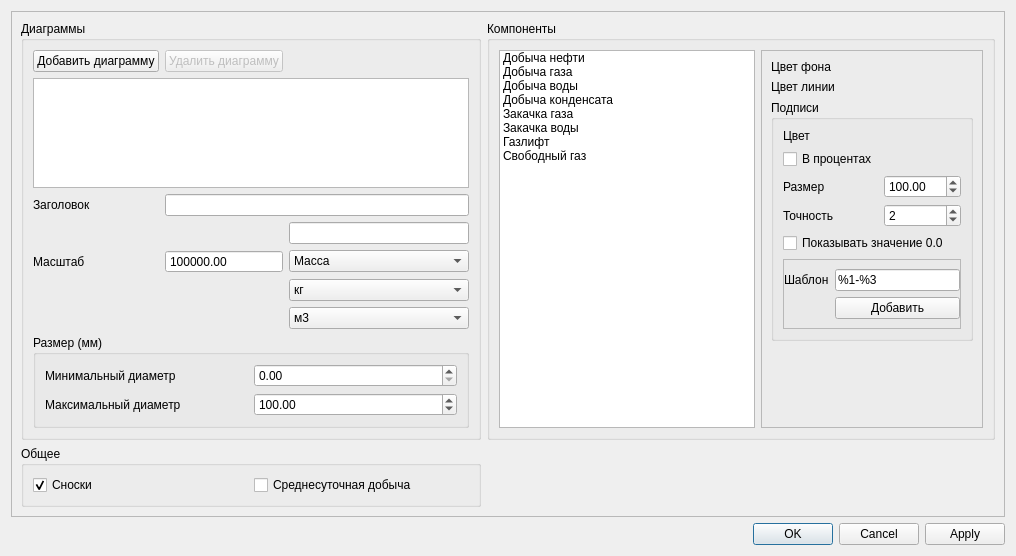
<?xml version="1.0" encoding="UTF-8"?>
<ui version="4.0">
 <class>Dialog</class>
 <widget class="QDialog" name="Dialog">
  <property name="geometry">
   <rect>
    <x>0</x>
    <y>0</y>
    <width>1016</width>
    <height>556</height>
   </rect>
  </property>
  <property name="windowTitle">
   <string>Настройка диаграмм</string>
  </property>
  <property name="locale">
   <locale language="C" country="AnyCountry"/>
  </property>
  <layout class="QGridLayout" name="gridLayout" rowstretch="1,0,0,0" columnstretch="0,1">
   <item row="3" column="0" colspan="2">
    <widget class="QDialogButtonBox" name="buttonBox">
     <property name="orientation">
      <enum>Qt::Horizontal</enum>
     </property>
     <property name="standardButtons">
      <set>QDialogButtonBox::Apply|QDialogButtonBox::Cancel|QDialogButtonBox::Ok</set>
     </property>
    </widget>
   </item>
   <item row="0" column="0" rowspan="2" colspan="2">
    <widget class="QScrollArea" name="scrollArea">
     <property name="widgetResizable">
      <bool>true</bool>
     </property>
     <widget class="QWidget" name="scrollAreaWidgetContents">
      <property name="geometry">
       <rect>
        <x>0</x>
        <y>0</y>
        <width>996</width>
        <height>503</height>
       </rect>
      </property>
      <layout class="QGridLayout" name="gridLayout_5">
       <item row="0" column="0">
        <widget class="QGroupBox" name="groupBox">
         <property name="title">
          <string>Диаграммы</string>
         </property>
         <layout class="QGridLayout" name="gridLayout_2">
          <item row="7" column="0" colspan="3">
           <widget class="QGroupBox" name="groupBox_3">
            <property name="title">
             <string>Размер (мм)</string>
            </property>
            <layout class="QGridLayout" name="gridLayout_4">
             <item row="0" column="0">
              <widget class="QLabel" name="label_4">
               <property name="text">
                <string>Минимальный диаметр</string>
               </property>
              </widget>
             </item>
             <item row="1" column="0">
              <widget class="QLabel" name="label_5">
               <property name="text">
                <string>Максимальный диаметр</string>
               </property>
              </widget>
             </item>
             <item row="0" column="1">
              <widget class="QDoubleSpinBox" name="minDiagrammSize">
               <property name="decimals">
                <number>2</number>
               </property>
               <property name="maximum">
                <double>999999.000000000000000</double>
               </property>
               <property name="singleStep">
                <double>1.000000000000000</double>
               </property>
              </widget>
             </item>
             <item row="1" column="1">
              <widget class="QDoubleSpinBox" name="maxDiagrammSize">
               <property name="decimals">
                <number>2</number>
               </property>
               <property name="maximum">
                <double>999999999.000000000000000</double>
               </property>
               <property name="singleStep">
                <double>1.000000000000000</double>
               </property>
               <property name="value">
                <double>100.000000000000000</double>
               </property>
              </widget>
             </item>
            </layout>
           </widget>
          </item>
          <item row="2" column="0">
           <widget class="QLabel" name="label_2">
            <property name="text">
             <string>Заголовок</string>
            </property>
           </widget>
          </item>
          <item row="2" column="1" colspan="2">
           <widget class="QLineEdit" name="titleEdit"/>
          </item>
          <item row="1" column="0" colspan="3">
           <widget class="QListWidget" name="mDiagrammsListWidget"/>
          </item>
          <item row="8" column="0">
           <spacer name="verticalSpacer">
            <property name="orientation">
             <enum>Qt::Vertical</enum>
            </property>
            <property name="sizeHint" stdset="0">
             <size>
              <width>20</width>
              <height>40</height>
             </size>
            </property>
           </spacer>
          </item>
          <item row="4" column="1">
           <widget class="QDoubleSpinBox" name="scaleEdit">
            <property name="buttonSymbols">
             <enum>QAbstractSpinBox::NoButtons</enum>
            </property>
            <property name="maximum">
             <double>999999999.000000000000000</double>
            </property>
            <property name="value">
             <double>300000.000000000000000</double>
            </property>
           </widget>
          </item>
          <item row="4" column="0">
           <widget class="QLabel" name="label">
            <property name="text">
             <string>Масштаб</string>
            </property>
           </widget>
          </item>
          <item row="4" column="2">
           <widget class="QComboBox" name="scaleUnitsType">
            <item>
             <property name="text">
              <string>Масса</string>
             </property>
            </item>
            <item>
             <property name="text">
              <string>Объем</string>
             </property>
            </item>
           </widget>
          </item>
          <item row="5" column="2">
           <widget class="QComboBox" name="scaleUnitsMass">
            <item>
             <property name="text">
              <string>кг</string>
             </property>
            </item>
            <item>
             <property name="text">
              <string>г</string>
             </property>
            </item>
            <item>
             <property name="text">
              <string>тонн</string>
             </property>
            </item>
            <item>
             <property name="text">
              <string>тыс. тонн</string>
             </property>
            </item>
            <item>
             <property name="text">
              <string>UK ton (short)</string>
             </property>
            </item>
            <item>
             <property name="text">
              <string>UK ton (long)</string>
             </property>
            </item>
           </widget>
          </item>
          <item row="6" column="2">
           <widget class="QComboBox" name="scaleUnitsVolume">
            <item>
             <property name="text">
              <string>м3</string>
             </property>
            </item>
            <item>
             <property name="text">
              <string>дм3</string>
             </property>
            </item>
            <item>
             <property name="text">
              <string>см3</string>
             </property>
            </item>
            <item>
             <property name="text">
              <string>км3</string>
             </property>
            </item>
           </widget>
          </item>
          <item row="3" column="2">
           <widget class="QLineEdit" name="titleUnitsEdit"/>
          </item>
          <item row="0" column="0">
           <widget class="QPushButton" name="mAddDiagramm">
            <property name="text">
             <string>Добавить диаграмму</string>
            </property>
           </widget>
          </item>
          <item row="0" column="1">
           <widget class="QPushButton" name="mDeleteDiagramm">
            <property name="enabled">
             <bool>false</bool>
            </property>
            <property name="text">
             <string>Удалить диаграмму</string>
            </property>
           </widget>
          </item>
         </layout>
        </widget>
       </item>
       <item row="1" column="0">
        <widget class="QGroupBox" name="groupBox_5">
         <property name="title">
          <string>Общее</string>
         </property>
         <layout class="QGridLayout" name="gridLayout_8">
          <item row="1" column="0">
           <widget class="QCheckBox" name="showLineouts">
            <property name="text">
             <string>Сноски</string>
            </property>
            <property name="checked">
             <bool>true</bool>
            </property>
           </widget>
          </item>
          <item row="1" column="1">
           <widget class="QCheckBox" name="dailyProduction">
            <property name="text">
             <string>Среднесуточная добыча</string>
            </property>
           </widget>
          </item>
         </layout>
        </widget>
       </item>
       <item row="0" column="1">
        <widget class="QGroupBox" name="groupBox_2">
         <property name="title">
          <string>Компоненты</string>
         </property>
         <layout class="QGridLayout" name="gridLayout_3">
          <item row="0" column="0">
           <widget class="QListWidget" name="componentsList">
            <property name="selectionBehavior">
             <enum>QAbstractItemView::SelectRows</enum>
            </property>
            <property name="selectionRectVisible">
             <bool>true</bool>
            </property>
            <item>
             <property name="text">
              <string>Добыча нефти</string>
             </property>
             <property name="checkState">
              <enum>Unchecked</enum>
             </property>
            </item>
            <item>
             <property name="text">
              <string>Добыча газа</string>
             </property>
             <property name="checkState">
              <enum>Unchecked</enum>
             </property>
            </item>
            <item>
             <property name="text">
              <string>Добыча воды</string>
             </property>
             <property name="checkState">
              <enum>Unchecked</enum>
             </property>
            </item>
            <item>
             <property name="text">
              <string>Добыча конденсата</string>
             </property>
             <property name="checkState">
              <enum>Unchecked</enum>
             </property>
            </item>
            <item>
             <property name="text">
              <string>Закачка газа</string>
             </property>
             <property name="checkState">
              <enum>Unchecked</enum>
             </property>
            </item>
            <item>
             <property name="text">
              <string>Закачка воды</string>
             </property>
             <property name="checkState">
              <enum>Unchecked</enum>
             </property>
            </item>
            <item>
             <property name="text">
              <string>Газлифт</string>
             </property>
             <property name="checkState">
              <enum>Unchecked</enum>
             </property>
            </item>
            <item>
             <property name="text">
              <string>Свободный газ</string>
             </property>
             <property name="checkState">
              <enum>Unchecked</enum>
             </property>
            </item>
           </widget>
          </item>
          <item row="0" column="1">
           <widget class="QFrame" name="frame">
            <property name="frameShape">
             <enum>QFrame::StyledPanel</enum>
            </property>
            <property name="frameShadow">
             <enum>QFrame::Raised</enum>
            </property>
            <layout class="QGridLayout" name="fluidGridLayout" rowstretch="0,0,0,0">
             <item row="1" column="0">
              <widget class="QLabel" name="label_7">
               <property name="text">
                <string>Цвет линии</string>
               </property>
              </widget>
             </item>
             <item row="0" column="0">
              <widget class="QLabel" name="label_6">
               <property name="text">
                <string>Цвет фона</string>
               </property>
              </widget>
             </item>
             <item row="2" column="0" colspan="2">
              <widget class="QGroupBox" name="groupBox_4">
               <property name="title">
                <string>Подписи</string>
               </property>
               <layout class="QGridLayout" name="labelGridLayout">
                <property name="leftMargin">
                 <number>9</number>
                </property>
                <property name="rightMargin">
                 <number>9</number>
                </property>
                <item row="2" column="1">
                 <widget class="QDoubleSpinBox" name="labelSizeEdit">
                  <property name="decimals">
                   <number>2</number>
                  </property>
                  <property name="maximum">
                   <double>99999.000000000000000</double>
                  </property>
                  <property name="singleStep">
                   <double>1.000000000000000</double>
                  </property>
                  <property name="value">
                   <double>100.000000000000000</double>
                  </property>
                 </widget>
                </item>
                <item row="0" column="0">
                 <widget class="QLabel" name="label_8">
                  <property name="text">
                   <string>Цвет</string>
                  </property>
                 </widget>
                </item>
                <item row="3" column="1">
                 <widget class="QSpinBox" name="decimalEdit">
                  <property name="value">
                   <number>2</number>
                  </property>
                 </widget>
                </item>
                <item row="2" column="0">
                 <widget class="QLabel" name="label_9">
                  <property name="text">
                   <string>Размер</string>
                  </property>
                 </widget>
                </item>
                <item row="3" column="0">
                 <widget class="QLabel" name="label_10">
                  <property name="text">
                   <string>Точность</string>
                  </property>
                 </widget>
                </item>
                <item row="5" column="0" colspan="2">
                 <widget class="QFrame" name="frame_2">
                  <property name="frameShape">
                   <enum>QFrame::StyledPanel</enum>
                  </property>
                  <property name="frameShadow">
                   <enum>QFrame::Raised</enum>
                  </property>
                  <layout class="QGridLayout" name="gridLayout_7">
                   <property name="leftMargin">
                    <number>0</number>
                   </property>
                   <property name="rightMargin">
                    <number>0</number>
                   </property>
                   <item row="1" column="1">
                    <widget class="QLineEdit" name="templateExpression">
                     <property name="text">
                      <string>%1-%3</string>
                     </property>
                    </widget>
                   </item>
                   <item row="1" column="0">
                    <widget class="QLabel" name="label_11">
                     <property name="text">
                      <string>Шаблон</string>
                     </property>
                    </widget>
                   </item>
                   <item row="3" column="1">
                    <widget class="QPushButton" name="addToTemplate">
                     <property name="toolTip">
                      <string>Добавить компонент в шаблон</string>
                     </property>
                     <property name="text">
                      <string>Добавить</string>
                     </property>
                    </widget>
                   </item>
                  </layout>
                 </widget>
                </item>
                <item row="1" column="0">
                 <widget class="QCheckBox" name="showInPercent">
                  <property name="text">
                   <string>В процентах</string>
                  </property>
                 </widget>
                </item>
                <item row="4" column="0" colspan="2">
                 <widget class="QCheckBox" name="mShowZero">
                  <property name="text">
                   <string>Показывать значение 0.0</string>
                  </property>
                 </widget>
                </item>
               </layout>
              </widget>
             </item>
             <item row="3" column="0">
              <spacer name="verticalSpacer_2">
               <property name="orientation">
                <enum>Qt::Vertical</enum>
               </property>
               <property name="sizeHint" stdset="0">
                <size>
                 <width>20</width>
                 <height>40</height>
                </size>
               </property>
              </spacer>
             </item>
            </layout>
           </widget>
          </item>
         </layout>
        </widget>
       </item>
      </layout>
     </widget>
    </widget>
   </item>
  </layout>
 </widget>
 <resources/>
 <connections>
  <connection>
   <sender>buttonBox</sender>
   <signal>accepted()</signal>
   <receiver>Dialog</receiver>
   <slot>accept()</slot>
   <hints>
    <hint type="sourcelabel">
     <x>245</x>
     <y>546</y>
    </hint>
    <hint type="destinationlabel">
     <x>157</x>
     <y>274</y>
    </hint>
   </hints>
  </connection>
  <connection>
   <sender>buttonBox</sender>
   <signal>rejected()</signal>
   <receiver>Dialog</receiver>
   <slot>reject()</slot>
   <hints>
    <hint type="sourcelabel">
     <x>313</x>
     <y>546</y>
    </hint>
    <hint type="destinationlabel">
     <x>286</x>
     <y>274</y>
    </hint>
   </hints>
  </connection>
  <connection>
   <sender>scaleEdit</sender>
   <signal>editingFinished()</signal>
   <receiver>Dialog</receiver>
   <slot>scaleValueEditingFinished()</slot>
   <hints>
    <hint type="sourcelabel">
     <x>224</x>
     <y>298</y>
    </hint>
    <hint type="destinationlabel">
     <x>359</x>
     <y>322</y>
    </hint>
   </hints>
  </connection>
  <connection>
   <sender>scaleUnitsType</sender>
   <signal>currentIndexChanged(int)</signal>
   <receiver>Dialog</receiver>
   <slot>scaleUnitsChanged(int)</slot>
   <hints>
    <hint type="sourcelabel">
     <x>360</x>
     <y>298</y>
    </hint>
    <hint type="destinationlabel">
     <x>410</x>
     <y>4</y>
    </hint>
   </hints>
  </connection>
  <connection>
   <sender>componentsList</sender>
   <signal>itemClicked(QListWidgetItem*)</signal>
   <receiver>Dialog</receiver>
   <slot>componentsItemClicked(QListWidgetItem*)</slot>
   <hints>
    <hint type="sourcelabel">
     <x>510</x>
     <y>102</y>
    </hint>
    <hint type="destinationlabel">
     <x>579</x>
     <y>-4</y>
    </hint>
   </hints>
  </connection>
  <connection>
   <sender>scaleUnitsMass</sender>
   <signal>currentIndexChanged(int)</signal>
   <receiver>Dialog</receiver>
   <slot>unitsChanged(int)</slot>
   <hints>
    <hint type="sourcelabel">
     <x>360</x>
     <y>324</y>
    </hint>
    <hint type="destinationlabel">
     <x>453</x>
     <y>551</y>
    </hint>
   </hints>
  </connection>
  <connection>
   <sender>scaleUnitsVolume</sender>
   <signal>currentIndexChanged(int)</signal>
   <receiver>Dialog</receiver>
   <slot>unitsChangedVol(int)</slot>
   <hints>
    <hint type="sourcelabel">
     <x>360</x>
     <y>350</y>
    </hint>
    <hint type="destinationlabel">
     <x>646</x>
     <y>551</y>
    </hint>
   </hints>
  </connection>
  <connection>
   <sender>mAddDiagramm</sender>
   <signal>clicked()</signal>
   <receiver>Dialog</receiver>
   <slot>mAddDiagramm_clicked()</slot>
   <hints>
    <hint type="sourcelabel">
     <x>77</x>
     <y>52</y>
    </hint>
    <hint type="destinationlabel">
     <x>130</x>
     <y>1</y>
    </hint>
   </hints>
  </connection>
  <connection>
   <sender>mDeleteDiagramm</sender>
   <signal>clicked()</signal>
   <receiver>Dialog</receiver>
   <slot>mDeleteDiagramm_clicked()</slot>
   <hints>
    <hint type="sourcelabel">
     <x>207</x>
     <y>53</y>
    </hint>
    <hint type="destinationlabel">
     <x>294</x>
     <y>1</y>
    </hint>
   </hints>
  </connection>
 </connections>
 <slots>
  <slot>diagrammTypeChanged(int)</slot>
  <slot>scaleValueEditingFinished()</slot>
  <slot>scaleUnitsChanged(int)</slot>
  <slot>componentsItemClicked(QListWidgetItem*)</slot>
  <slot>unitsChanged(int)</slot>
  <slot>unitsChangedVol(int)</slot>
  <slot>mAddDiagramm_clicked()</slot>
  <slot>mDeleteDiagramm_clicked()</slot>
 </slots>
</ui>
